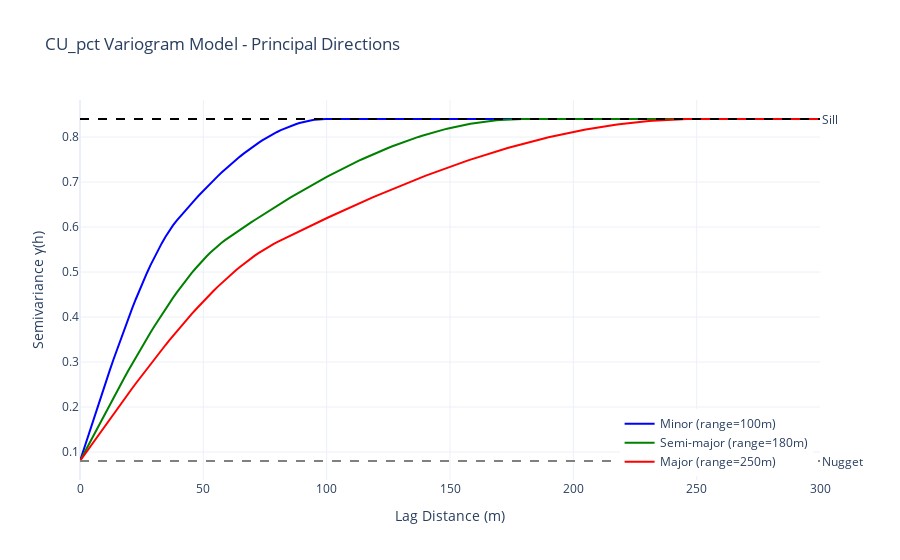

Here is the notebook cell this chart was saved with:
### Code cell
import plotly.graph_objects as go

# Create variogram curve plot
fig = go.Figure()

# Add curves for each principal direction
fig.add_trace(
    go.Scatter(
        x=minor.distance,
        y=minor.semivariance,
        name=f"Minor (range={minor.range_value:.0f}m)",
        line=dict(color="blue", width=2),
    )
)

fig.add_trace(
    go.Scatter(
        x=semi_major.distance,
        y=semi_major.semivariance,
        name=f"Semi-major (range={semi_major.range_value:.0f}m)",
        line=dict(color="green", width=2),
    )
)

fig.add_trace(
    go.Scatter(
        x=major.distance,
        y=major.semivariance,
        name=f"Major (range={major.range_value:.0f}m)",
        line=dict(color="red", width=2),
    )
)

# Add reference lines for nugget and sill
fig.add_hline(
    y=variogram.nugget,
    line_dash="dash",
    line_color="gray",
    annotation_text="Nugget",
    annotation_position="right",
)
fig.add_hline(
    y=variogram.sill,
    line_dash="dash",
    line_color="black",
    annotation_text="Sill",
    annotation_position="right",
)

fig.update_layout(
    title="CU_pct Variogram Model - Principal Directions",
    xaxis_title="Lag Distance (m)",
    yaxis_title="Semivariance γ(h)",
    legend=dict(yanchor="bottom", y=0.01, xanchor="right", x=0.99),
    template="plotly_white",
)

fig.show()

### Figure 1 — Plotly figure (JSON) as saved in the notebook; plotly's stock layout.template omitted (floating-point values rounded to 4 significant figures; data arrays with more than 128 entries replaced by an {"elided": "..."} marker saying what was removed)
{"data": [{"line": {"color": "blue", "width": 2}, "name": "Minor (range=100m)", "type": "scatter", "x": {"elided": "200 float values"}, "y": {"elided": "200 float values"}}, {"line": {"color": "green", "width": 2}, "name": "Semi-major (range=180m)", "type": "scatter", "x": {"elided": "200 float values"}, "y": {"elided": "200 float values"}}, {"line": {"color": "red", "width": 2}, "name": "Major (range=250m)", "type": "scatter", "x": {"elided": "200 float values"}, "y": {"elided": "200 float values"}}], "layout": {"annotations": [{"showarrow": false, "text": "Nugget", "x": 1, "xanchor": "left", "xref": "x domain", "y": 0.08, "yanchor": "middle", "yref": "y"}, {"showarrow": false, "text": "Sill", "x": 1, "xanchor": "left", "xref": "x domain", "y": 0.84, "yanchor": "middle", "yref": "y"}], "legend": {"x": 0.99, "xanchor": "right", "y": 0.01, "yanchor": "bottom"}, "shapes": [{"line": {"color": "gray", "dash": "dash"}, "type": "line", "x0": 0, "x1": 1, "xref": "x domain", "y0": 0.08, "y1": 0.08, "yref": "y"}, {"line": {"color": "black", "dash": "dash"}, "type": "line", "x0": 0, "x1": 1, "xref": "x domain", "y0": 0.84, "y1": 0.84, "yref": "y"}], "title": {"text": "CU_pct Variogram Model - Principal Directions"}, "xaxis": {"title": {"text": "Lag Distance (m)"}}, "yaxis": {"title": {"text": "Semivariance γ(h)"}}}}
